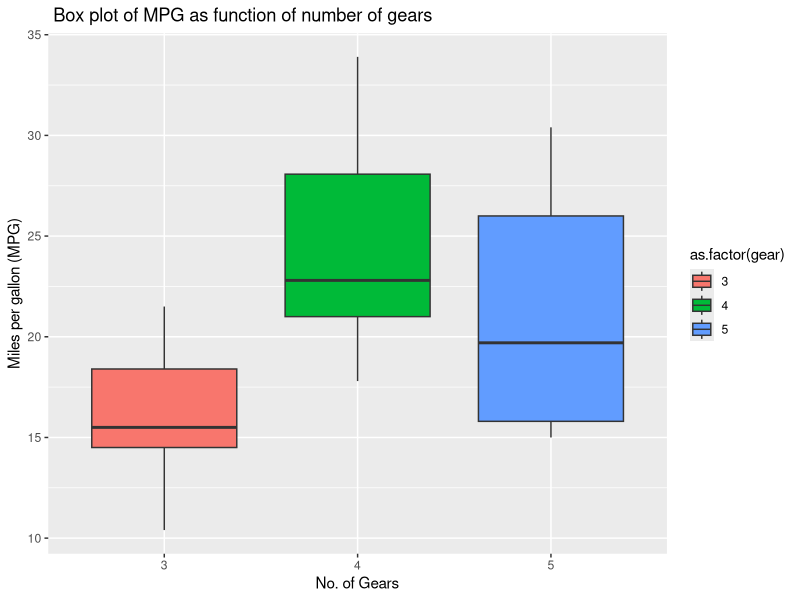

This chart was generated by the following R code: (Note: this script raises an error after producing the figure.)
## ---- chunk 1
knitr::opts_chunk$set(echo = TRUE)
## ---- chunk 2

## ---- chunk 3
sum(5:55)
## ---- chunk 4
sumfun <- function(n) {sum(5:n)}
## ---- chunk 5
sumfun(10)
## ---- chunk 6
sumfun(20)
## ---- chunk 7
sumfun(100)
## ---- chunk 8
fibonacci.series <- matrix( , nrow = 12, ncol = 1)
i <- 1
for(j in 1:nrow(fibonacci.series)){
    fibonacci.series[j,] <- i
    print(i)
    ifelse(j==1, 
         i <- 1,
         i <- fibonacci.series[j,] + fibonacci.series[j-1,])
  }
## ---- chunk 9
library("ggplot2")


ggplot(data = mtcars, aes(x= as.factor(gear), y= mpg)) + geom_boxplot(aes(fill= as.factor(gear))) + 
  scale_x_discrete("No. of Gears") + 
  scale_y_continuous("Miles per gallon (MPG)") + 
  ggtitle(" Box plot of MPG as function of number of gears")

## ---- chunk 10
y <- cars $dist; x <- cars $speed; 
model <- lm(formula = "y ~ x")
summary(model)
## ---- chunk 11
library(ggplot2) 
ggplot_1.0 <- ggplot(data = cars, aes(x= speed, y=dist)) + geom_point() + geom_smooth(method = "lm",formula = "y ~ x")
ggplot_1.1 <- ggplot_1.0 + ggtitle ("Relationship between speed and distance")+ xlab("Speed (MPH)")+ ylab("Distance (feet)")
ggplot_1.1
## ---- chunk 12
quad.reg <- lm(dist ~ speed + I(speed^2), data=cars)
quad.reg$coefficients
## ---- chunk 13
cars$speed_ft_Sec <- (cars$speed/3600)*5280 
quad.reg2 <- lm(dist ~ 0 + speed_ft_Sec + I(speed_ft_Sec^2), data=cars)
## ---- chunk 14
ggplot(data = cars, aes(x = speed_ft_Sec, y = dist)) + 
  geom_point(color = "red", size = 1.0) + 
  geom_smooth(method = "lm", formula = "y ~ 0 + x + I(x^2)",  color="blue", fullrange='TRUE') +
#  geom_point(data = cars.cp$brake.dist)
  labs(
    title = "Time Taken to Break",  
    y = "Breaking Distance", 
    x = "Speed (ft/Second)") +
  theme(plot.title = element_text(hjust =  0.5))
